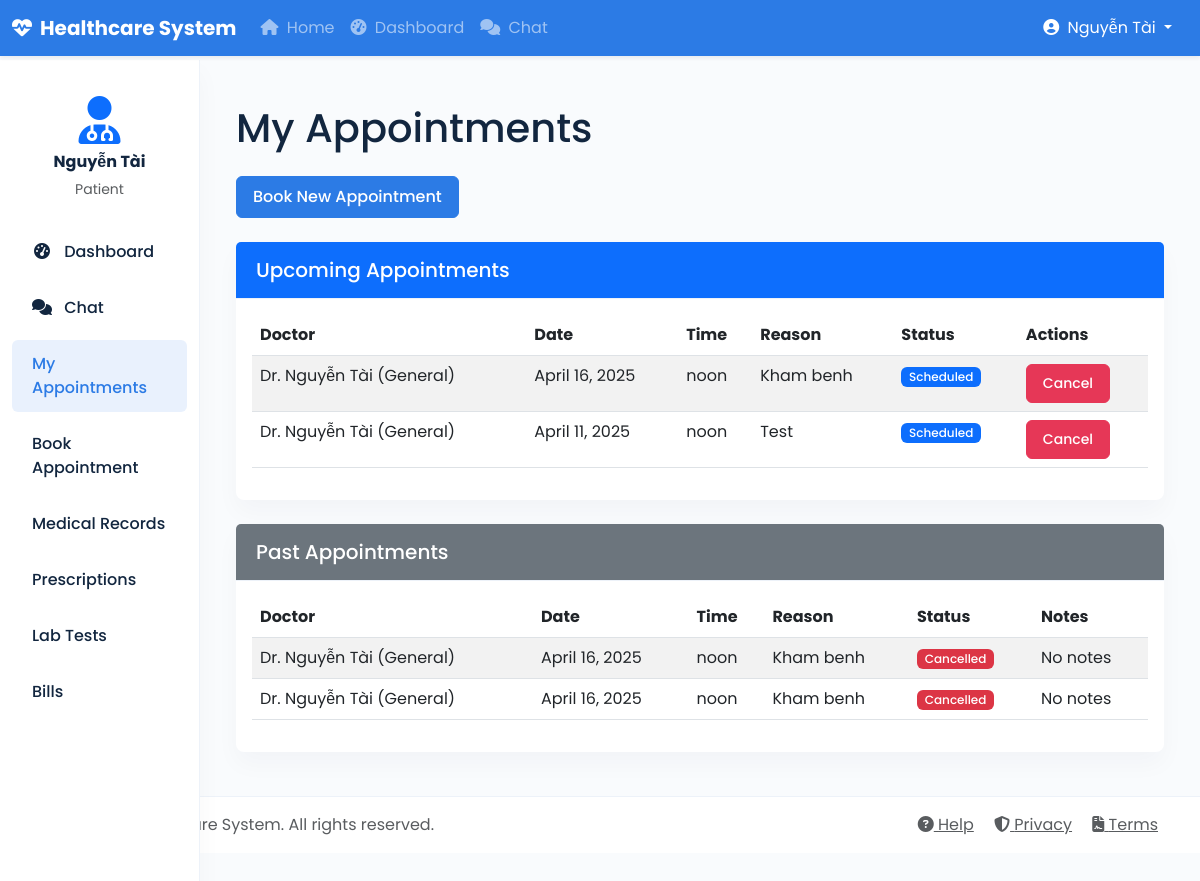
Page /patient/appointments/ (signed in) on the committed database.
### core/models.py (models this page shows, shortened)
class User(AbstractUser):
    USER_TYPE_CHOICES = (
        ('patient', 'Patient'),
        ('doctor', 'Doctor'),
        ('nurse', 'Nurse'),
        ('admin', 'Administrator'),
        ('pharmacist', 'Pharmacist'),
        ('insurance', 'Insurance Provider'),
        ('lab_tech', 'Lab Technician'),
    )
    user_type = models.CharField(max_length=20, choices=USER_TYPE_CHOICES)
    phone_number = models.CharField(max_length=15, blank=True, null=True)
    address = models.TextField(blank=True, null=True)
    date_of_birth = models.DateField(blank=True, null=True)

class Appointment(models.Model):
    STATUS_CHOICES = (
        ('scheduled', 'Scheduled'),
        ('completed', 'Completed'),
        ('cancelled', 'Cancelled'),
        ('no_show', 'No Show'),
    )
    patient = models.ForeignKey(Patient, on_delete=models.CASCADE, related_name='appointments')
    doctor = models.ForeignKey(Doctor, on_delete=models.CASCADE, related_name='appointments')
    date = models.DateField()
    time = models.TimeField()
    reason = models.TextField()
    status = models.CharField(max_length=20, choices=STATUS_CHOICES, default='scheduled')
    notes = models.TextField(blank=True, null=True)
    created_at = models.DateTimeField(auto_now_add=True)
    updated_at = models.DateTimeField(auto_now=True)

class Doctor(models.Model):
    user = models.OneToOneField(User, on_delete=models.CASCADE, related_name='doctor_profile')
    specialization = models.CharField(max_length=100)
    license_number = models.CharField(max_length=50)
    consultation_fee = models.DecimalField(max_digits=10, decimal_places=2, default=0)
    available_days = models.CharField(max_length=100, blank=True, null=True)  # e.g., "Mon,Tue,Wed"
    available_hours = models.CharField(max_length=100, blank=True, null=True)  # e.g., "09:00-17:00"
    def __str__(self):
        return f"Dr. {self.user.get_full_name()} ({self.specialization})"

### core/views.py (the view)
# urls.py: path('patient/appointments/', views.patient_appointments, name='patient_appointments'),
@login_required
def patient_appointments(request):
    if request.user.user_type != 'patient':
        messages.error(request, 'Access denied')
        return redirect('core:dashboard')
    patient = Patient.objects.get(user=request.user)
    appointments = Appointment.objects.filter(patient=patient).order_by('-date', '-time')
    return render(request, 'core/patient/appointments.html', {'appointments': appointments})

### core/templates/core/patient/appointments.html (shortened to what this page needs)
{% extends 'core/base.html' %}
{% block content %}
<div class="container">
    <h1 class="mb-4">My Appointments</h1>
    <div class="mb-4">
        <a href="{% url 'core:book_appointment' %}" class="btn btn-primary">Book New Appointment</a>
    </div>
    {% if appointments %}
    <div class="card mb-4">
        <div class="card-header bg-primary text-white">
            <h5 class="mb-0">Upcoming Appointments</h5>
        </div>
        <div class="card-body">
            <div class="table-responsive">
                <table class="table table-striped">
                    <thead>
                        <tr>
                            <th>Doctor</th>
                            <th>Date</th>
                            <th>Time</th>
                            <th>Reason</th>
                            <th>Status</th>
                            <th>Actions</th>
                        </tr>
                    </thead>
                    <tbody>
                        {% for appointment in appointments %}
                        {% if appointment.status == 'scheduled' %}
                        <tr>
                            <td>{{ appointment.doctor }}</td>
                            <td>{{ appointment.date }}</td>
                            <td>{{ appointment.time }}</td>
                            <td>{{ appointment.reason }}</td>
                            <td><span class="badge bg-primary">{{ appointment.get_status_display }}</span></td>
                            <td>
                                <button class="btn btn-sm btn-danger" data-bs-toggle="modal" data-bs-target="#cancelModal{{ appointment.id }}">Cancel</button>
                            </td>
                        </tr>
                        {% endif %}
                        {% endfor %}
                    </tbody>
                </table>
            </div>
        </div>
    </div>
    <div class="card">
        <div class="card-header bg-secondary text-white">
            <h5 class="mb-0">Past Appointments</h5>
        </div>
        <div class="card-body">
            <div class="table-responsive">
                <table class="table table-striped">
                    <thead>
                        <tr>
                            <th>Doctor</th>
                            <th>Date</th>
                            <th>Time</th>
                            <th>Reason</th>
                            <th>Status</th>
                            <th>Notes</th>
                        </tr>
                    </thead>
                    <tbody>
                        {% for appointment in appointments %}
                        {% if appointment.status != 'scheduled' %}
                        <tr>
                            <td>{{ appointment.doctor }}</td>
                            <td>{{ appointment.date }}</td>
                            <td>{{ appointment.time }}</td>
                            <td>{{ appointment.reason }}</td>
                            <td>
                                {% if appointment.status == 'completed' %}
                                <span class="badge bg-success">{{ appointment.get_status_display }}</span>
                                {% elif appointment.status == 'cancelled' %}
                                <span class="badge bg-danger">{{ appointment.get_status_display }}</span>
                                {% elif appointment.status == 'no_show' %}
                                <span class="badge bg-warning">{{ appointment.get_status_display }}</span>
                                {% endif %}
                            </td>
                            <td>{{ appointment.notes|default:"No notes" }}</td>
                        </tr>
                        {% endif %}
                        {% endfor %}
                    </tbody>
                </table>
            </div>
        </div>
    </div>
    {% else %}
    <div class="alert alert-info">
        <p>You don't have any appointments yet. <a href="{% url 'core:book_appointment' %}">Book an appointment</a> to get started.</p>
    </div>
    {% endif %}
</div>
{% endblock %}

### core/templates/core/base.html (shortened to what this page needs)
<!DOCTYPE html>
<html lang="en">
<head>
    <link href="https://cdn.jsdelivr.net/npm/bootstrap@5.3.0-alpha1/dist/css/bootstrap.min.css" rel="stylesheet">
    <link rel="stylesheet" href="https://cdnjs.cloudflare.com/ajax/libs/font-awesome/6.4.0/css/all.min.css">
</head>
<body>
    <nav class="navbar navbar-expand-md navbar-dark bg-primary fixed-top">
        <div class="container-fluid">
            <a class="navbar-brand fw-bold" href="{% url 'core:home' %}">
                <i class="fas fa-heartbeat me-2"></i>Healthcare System
            </a>
            <div class="collapse navbar-collapse" id="navbarCollapse">
                <ul class="navbar-nav me-auto mb-2 mb-md-0">
                    <li class="nav-item">
                        <a class="nav-link" href="{% url 'core:home' %}">
                            <i class="fas fa-home me-1"></i> Home
                        </a>
                    </li>
                    {% if user.is_authenticated %}
                    <li class="nav-item">
                        <a class="nav-link" href="{% url 'core:dashboard' %}">
                            <i class="fas fa-tachometer-alt me-1"></i> Dashboard
                        </a>
                    </li>
                    <li class="nav-item">
                        <a class="nav-link" href="{% url 'chat:home' %}">
                            <i class="fas fa-comments me-1"></i> Chat
                        </a>
                    </li>
                    {% endif %}
                </ul>
                <div class="d-flex align-items-center">
                    {% if user.is_authenticated %}
                    <div class="dropdown me-3">
                        <a class="text-white dropdown-toggle text-decoration-none" href="#" role="button" id="userDropdown" data-bs-toggle="dropdown" aria-expanded="false">
                            <i class="fas fa-user-circle me-1"></i>
                            <span>{{ user.get_full_name|default:user.username }}</span>
                        </a>
                    </div>
                    {% endif %}
                </div>
            </div>
        </div>
    </nav>
    <div class="container-fluid">
        <div class="row">
            {% if user.is_authenticated %}
            <nav id="sidebar" class="col-md-3 col-lg-2 d-md-block sidebar collapse">
                <div class="position-sticky pt-3">
                    <div class="px-3 mb-4">
                        <div class="text-center">
                            <i class="fas fa-user-md fa-3x text-primary mb-2"></i>
                            <h6 class="fw-bold">{{ user.get_full_name|default:user.username }}</h6>
                            <p class="small text-muted mb-0">{{ user.get_user_type_display }}</p>
                        </div>
                    </div>
                    <ul class="nav flex-column">
                        {% block sidebar %}
                        <li class="nav-item">
                            <a class="nav-link" href="{% url 'core:dashboard' %}">
                                <i class="fas fa-tachometer-alt"></i> Dashboard
                            </a>
                        </li>
                        <li class="nav-item">
                            <a class="nav-link" href="{% url 'chat:home' %}">
                                <i class="fas fa-comments"></i> Chat
                            </a>
                        </li>
                        {% if user.user_type == 'patient' %}
                        <li class="nav-item">
                            <a class="nav-link" href="{% url 'core:patient_appointments' %}">
                                My Appointments
                            </a>
                        </li>
                        <li class="nav-item">
                            <a class="nav-link" href="{% url 'core:book_appointment' %}">
                                Book Appointment
                            </a>
                        </li>
                        <li class="nav-item">
                            <a class="nav-link" href="{% url 'core:patient_medical_records' %}">
                                Medical Records
                            </a>
                        </li>
                        <li class="nav-item">
                            <a class="nav-link" href="{% url 'core:patient_prescriptions' %}">
                                Prescriptions
                            </a>
                        </li>
                        <li class="nav-item">
                            <a class="nav-link" href="{% url 'core:patient_lab_tests' %}">
                                Lab Tests
                            </a>
                        </li>
                        <li class="nav-item">
                            <a class="nav-link" href="{% url 'core:patient_bills' %}">
                                Bills
                            </a>
                        </li>
                        {% elif user.user_type == 'pharmacist' %}
                        <li class="nav-item">
                            <a class="nav-link" href="{% url 'core:pharmacist_prescriptions' %}">
                                Prescriptions
                            </a>
                        </li>
                        {% elif user.user_type == 'lab_tech' %}
                        <li class="nav-item">
                            <a class="nav-link" href="{% url 'core:lab_tests' %}">
                                Lab Tests
                            </a>
                        </li>
                        {% elif user.user_type == 'insurance' %}
                        <li class="nav-item">
                            <a class="nav-link" href="{% url 'core:insurance_claims' %}">
                                Insurance Claims
                            </a>
                        </li>
                        {% endif %}
                        {% endblock %}
                    </ul>
                </div>
            </nav>
            <main class="col-md-9 ms-sm-auto col-lg-10 px-md-4 main-content">
            {% else %}
            <main class="col-12 px-4">
            {% endif %}
                <div class="mt-4">
                    {% block content %}{% endblock %}
                </div>
            </main>
        </div>
    </div>
    <footer class="footer mt-auto py-3 bg-light">
        <div class="container">
            <div class="row align-items-center">
                <div class="col-md-6">
                    <span class="text-muted">
                        © 2023 Healthcare System. All rights reserved.
                    </span>
                </div>
                <div class="col-md-6 text-md-end">
                    <a href="#" class="text-muted me-3"><i class="fas fa-question-circle"></i> Help</a>
                    <a href="#" class="text-muted me-3"><i class="fas fa-shield-alt"></i> Privacy</a>
                    <a href="#" class="text-muted"><i class="fas fa-file-contract"></i> Terms</a>
                </div>
            </div>
        </div>
    </footer>
</body>
</html>

### core/templates/core/base.html (style rules this page uses)
:root { --primary: #2c7be5; --primary-light: rgba(44, 123, 229, 0.1); --success: #00d97e; --success-light: rgba(0, 217, 126, 0.1); --danger: #e63757; --danger-light: rgba(230, 55, 87, 0.1); --warning: #f6c343; --warning-light: rgba(246, 195, 67, 0.1); --info: #39afd1; --info-light: rgba(57, 175, 209, 0.1); --light-bg: #f9fbfd; --dark-text: #12263f; --muted-text: #95aac9; --border-color: #edf2f9; --card-shadow: 0 0.75rem 1.5rem rgba(18, 38, 63, 0.03); }
body { padding-top: 60px; padding-bottom: 40px; font-family: 'Poppins', sans-serif; background-color: var(--light-bg); color: var(--dark-text); }
.navbar { box-shadow: 0 0.125rem 0.25rem rgba(18, 38, 63, 0.075); }
.navbar-dark { background-color: var(--primary) !important; }
.sidebar { position: fixed; top: 60px; bottom: 0; left: 0; z-index: 100; padding: 20px 0; overflow-x: hidden; overflow-y: auto; background-color: white; border-right: 1px solid var(--border-color); box-shadow: var(--card-shadow); }
.sidebar .nav-link { font-weight: 500; color: var(--dark-text); padding: 0.75rem 1.25rem; border-radius: 0.375rem; margin: 0.25rem 0.75rem; transition: all 0.2s ease; }
.sidebar .nav-link.active { background-color: var(--primary-light); color: var(--primary); }
.sidebar .nav-link i { margin-right: 0.5rem; width: 1.25rem; text-align: center; }
.main-content { margin-left: 240px; padding: 20px; }
.card { border: none; border-radius: 0.5rem; box-shadow: var(--card-shadow); margin-bottom: 1.5rem; }
.card-header { background-color: white; border-bottom: 1px solid var(--border-color); padding: 1rem 1.25rem; }
.btn { font-weight: 500; padding: 0.5rem 1rem; border-radius: 0.375rem; }
.btn-primary { background-color: var(--primary); border-color: var(--primary); }
.btn-danger { background-color: var(--danger); border-color: var(--danger); }
.badge { font-weight: 500; padding: 0.35em 0.65em; }
.footer { background-color: white !important; border-top: 1px solid var(--border-color); color: var(--muted-text); }

### rows in the picture
User: get_full_name "Nguyễn Tài", user_type "Patient"
Appointment: doctor "Dr. Nguyễn Tài (General)", date "April 16, 2025", time "noon", reason "Kham benh", status "Scheduled"
Appointment: doctor "Dr. Nguyễn Tài (General)", date "April 11, 2025", time "noon", reason "Test", status "Scheduled"
Appointment: doctor "Dr. Nguyễn Tài (General)", date "April 16, 2025", time "noon", reason "Kham benh", status "Cancelled", notes "No notes"
Appointment: doctor "Dr. Nguyễn Tài (General)", date "April 16, 2025", time "noon", reason "Kham benh", status "Cancelled", notes "No notes"
